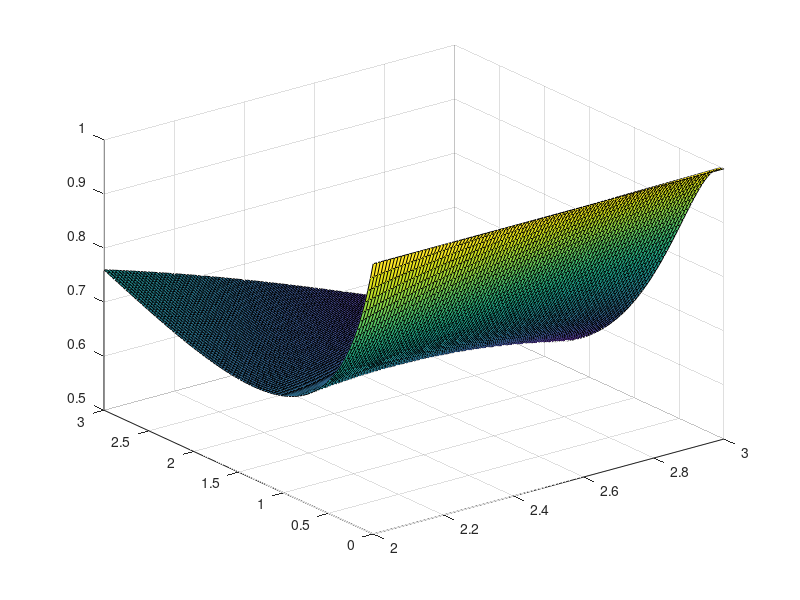

MATLAB code to generate this figure: (Note: this script raises an error after producing the figure.)
%%% State-aware new system tinkering workspace

%% Set path string and add paths
clc; clear all; close all;

direc = pwd; if direc(1)=='C' 
    dpath = 'C:\Users\carle\Documents\MATLAB\NSF DEMS\Phase 1\';
else
    dpath = 'E:\Carl\Documents\MATLAB\NSF-DEMS_calibration\';
end
clear direc; 

% Add paths
addpath(dpath);
addpath([dpath,'stored_data']);
addpath([dpath,'Example']);
addpath([dpath,'state-aware']);

%% Define new univariate system
clc ; clearvars -except dpath ; close all ;

% Define control input, calib input and objective function
x = linspace(2,3) ;
t = linspace(0,3) ;
f1 = @(x,t) (t.^(x-1) .* exp(-0.75 * t) + 1) .^ (-1) ;

% Get results on grid 
[X,T] = meshgrid(x,t) ; 
Y = reshape(f1(X(:),T(:)),length(x),length(t)) ;

% Take a look
surf(X,T,Y);

% Get prior mean, sd
output_mean = mean(Y(:));
output_sd   = std(Y(:));
disp(output_mean);
disp(output_sd);

% Looks, as expected, to be the case that theta is optimal at 4/3(x-1).

%% Perform state-aware calibration on univariate system
clc ; clearvars -except dpath ; close all ;

% Set inputs for calibration
desired_obs = 0 ; 
output_mean = 0.6922;
output_sd   = 0.1163;
lambda_delta = 1/(.5)^2;
cntrl_input = linspace(0,1,8);
% f1 = @(x,t) (t.^(x-1) .* exp(-0.75 * t) + 1) .^ (-1) ;
% f2 = @(x,t,varargin) (t.^(x-1) .* exp(-0.75 * t) + 1) .^ (-1) ;
eta = @Univar_objective ; 

% Get settings
settings = MCMC_sa_settings(desired_obs,lambda_delta,cntrl_input,...
    'input_cntrl_min',2,'input_cntrl_range',1,'which_sa',1,...
    'dim_theta1',1,'dim_theta2',0,...
    'input_calib_min',0,'input_calib_range',4,...
    'eta',eta,...
    'output_mean',output_mean,'output_sd',output_sd,...
    'nu_theta_prior_param',100,...
    'nu_delta_prior_param',100,...
    'lambda_theta_hypers',[1, 1],...
    'M',4e4,...
    'burn_in',1/4);

% Perform calibration
results = MCMC_state_aware_discrep_true_fn ( settings ) ;

% Compare results to truth
res=mean(results.theta1(10001:end,:)) * results.settings.input_calib_range;
truth=4/3 * (linspace(2,3,8) - 1);
figure();
plot(linspace(2,3,8),res,'bo-'); hold on ; plot(linspace(2,3,8),truth) ; 

% Save results
% save([dpath,'state-aware\state-aware_results\'...
%     '2018-11-29_sa_univariate_system'],...
%     'results');

%% Examine marginal posteriors of theta1 at grid of control settings
burn_in = results.settings.burn_in;
cal_rng = results.settings.input_calib_range;
cal_min = results.settings.input_calib_min;

samps = results.theta1(burn_in:end,:) * cal_rng + cal_min;
meantheta = mean(samps);
truetheta = 4/3 * (linspace(2,3,8)-1);
for ii=1:size(samps,2)
    subplot(2,4,ii);
    ksdensity(samps(:,ii));
    xlim([0.5,4]);ylim([0,1.75]);
    hold on;
    plot([meantheta(ii) meantheta(ii)],get(gca,'YLim'));
    plot([truetheta(ii) truetheta(ii)],get(gca,'YLim'));
end